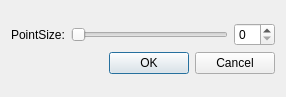
<?xml version="1.0" encoding="UTF-8"?>
<ui version="4.0">
 <class>PointSizeDialog</class>
 <widget class="QDialog" name="PointSizeDialog">
  <property name="geometry">
   <rect>
    <x>0</x>
    <y>0</y>
    <width>286</width>
    <height>97</height>
   </rect>
  </property>
  <property name="minimumSize">
   <size>
    <width>286</width>
    <height>97</height>
   </size>
  </property>
  <property name="maximumSize">
   <size>
    <width>286</width>
    <height>97</height>
   </size>
  </property>
  <property name="windowTitle">
   <string>PointSize</string>
  </property>
  <layout class="QGridLayout" name="gridLayout">
   <item row="0" column="0">
    <layout class="QVBoxLayout" name="verticalLayout">
     <item>
      <layout class="QHBoxLayout" name="horizontalLayout">
       <item>
        <widget class="QLabel" name="label">
         <property name="text">
          <string>PointSize:</string>
         </property>
        </widget>
       </item>
       <item>
        <widget class="QSlider" name="horizontalSlider">
         <property name="maximum">
          <number>10</number>
         </property>
         <property name="orientation">
          <enum>Qt::Horizontal</enum>
         </property>
        </widget>
       </item>
       <item>
        <widget class="QSpinBox" name="spinBox">
         <property name="maximum">
          <number>10</number>
         </property>
        </widget>
       </item>
      </layout>
     </item>
     <item>
      <layout class="QHBoxLayout" name="horizontalLayout_2">
       <item>
        <spacer name="horizontalSpacer">
         <property name="orientation">
          <enum>Qt::Horizontal</enum>
         </property>
         <property name="sizeHint" stdset="0">
          <size>
           <width>40</width>
           <height>20</height>
          </size>
         </property>
        </spacer>
       </item>
       <item>
        <widget class="QPushButton" name="okButton">
         <property name="text">
          <string>OK</string>
         </property>
        </widget>
       </item>
       <item>
        <widget class="QPushButton" name="cancelButton">
         <property name="text">
          <string>Cancel</string>
         </property>
        </widget>
       </item>
      </layout>
     </item>
    </layout>
   </item>
  </layout>
 </widget>
 <resources/>
 <connections>
  <connection>
   <sender>okButton</sender>
   <signal>clicked()</signal>
   <receiver>PointSizeDialog</receiver>
   <slot>accept()</slot>
   <hints>
    <hint type="sourcelabel">
     <x>193</x>
     <y>61</y>
    </hint>
    <hint type="destinationlabel">
     <x>96</x>
     <y>96</y>
    </hint>
   </hints>
  </connection>
  <connection>
   <sender>cancelButton</sender>
   <signal>clicked()</signal>
   <receiver>PointSizeDialog</receiver>
   <slot>reject()</slot>
   <hints>
    <hint type="sourcelabel">
     <x>274</x>
     <y>61</y>
    </hint>
    <hint type="destinationlabel">
     <x>179</x>
     <y>96</y>
    </hint>
   </hints>
  </connection>
  <connection>
   <sender>horizontalSlider</sender>
   <signal>valueChanged(int)</signal>
   <receiver>spinBox</receiver>
   <slot>setValue(int)</slot>
   <hints>
    <hint type="sourcelabel">
     <x>82</x>
     <y>24</y>
    </hint>
    <hint type="destinationlabel">
     <x>254</x>
     <y>36</y>
    </hint>
   </hints>
  </connection>
  <connection>
   <sender>spinBox</sender>
   <signal>valueChanged(int)</signal>
   <receiver>horizontalSlider</receiver>
   <slot>setValue(int)</slot>
   <hints>
    <hint type="sourcelabel">
     <x>253</x>
     <y>23</y>
    </hint>
    <hint type="destinationlabel">
     <x>125</x>
     <y>30</y>
    </hint>
   </hints>
  </connection>
 </connections>
</ui>
